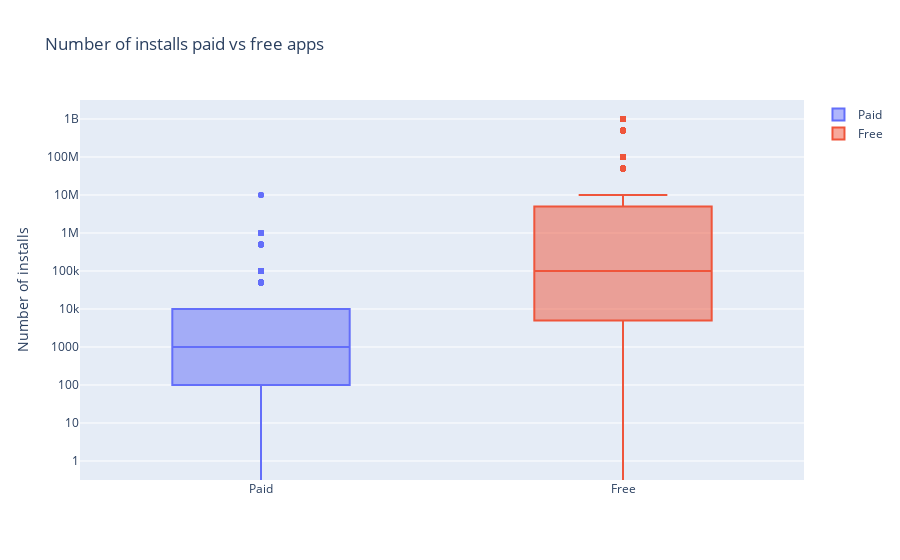

This figure's notebook cell:
### Code cell
#dataframe for installs of paid apps
paid = go.Box(y = apps[apps['Type']=='Paid']['Installs'], name = 'Paid')
#dataframe for installs of free apps
free = go.Box(y = apps[apps['Type']=='Free']['Installs'], name = 'Free')
layout = go.Layout(title = 'Number of installs paid vs free apps', 
                   yaxis = dict(title = 'Number of installs', 
                                type = 'log', autorange = True)
                  )
data = [paid, free]

plotly.offline.iplot({'data':data, 'layout':layout})

### Figure 1 — Plotly figure (JSON) as saved in the notebook; plotly's stock layout.template omitted (floating-point values rounded to 4 significant figures; data arrays with more than 128 entries replaced by an {"elided": "..."} marker saying what was removed)
{"data": [{"name": "Paid", "type": "box", "y": {"elided": "762 int values"}}, {"name": "Free", "type": "box", "y": {"elided": "9584 int values"}}], "layout": {"title": {"text": "Number of installs paid vs free apps"}, "yaxis": {"autorange": true, "title": {"text": "Number of installs"}, "type": "log"}}}
